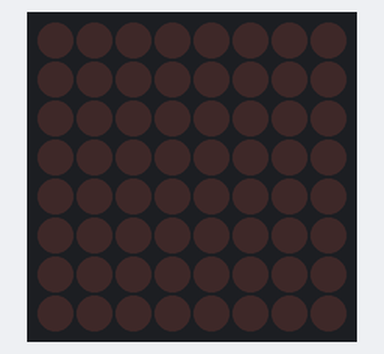
Recording of a program running on a simulated ATmega328P, built with avr-gcc and emulated at 8 MHz. On the bench: 8×8 LED matrix. Wiring (inferred from the names in the program): MAX7219 LED driver (orientation assumed): CS PB2.

Above: at 2.1 s.
At 3.1 s:
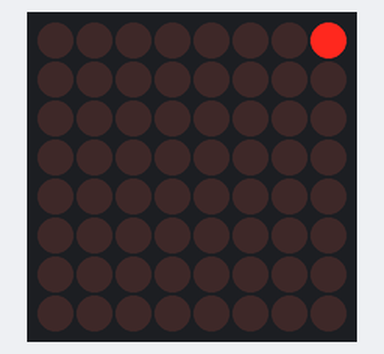
At 4.1 s:
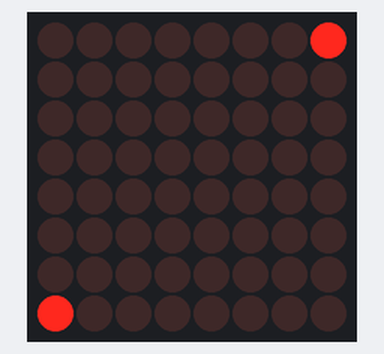

Measured:
- by itself, everything shown: repeats every 4.1 s, in 5 steps
- what the display in image 1 shows lasts 1.0 s, from 3.1 s to 4.1 s

The program:

main.c
```c
/*
 * Ver 2 - test run on 8x8 matrix - working 21/6/22 at 4MHz SPI on baremetal ATMEGA328P
 * Ver 1 - SD_basics_part_1_SPI.c
 *
 * Part 1 - This code is the first layer - hardware - to talk to a SD card.
 * For proof of SPI function I created Ver 2
 *
 * This code is not elegant, and not compact.  Its built for ease of understanding.
 *
 * For the purposes of this testing Im using an ARMEGA328P baremetal, programmed with USBASP
 * along with a typical MAX7219 driving a 1088AS 8x8 LED matrix - example
 * https://www.jaycar.com.au/arduino-compatible-8-x-8-led-dot-matrix-module/p/XC4499 or
 * https://www.altronics.com.au/p/z0975-8-x-8-red-led-matrix-display/
 * the 2 displays are identical except the rows and columns are transposed
 *
 * Created: 12/06/2022 10:57:07 AM
 * Author : Happymacer
 */

#include <avr/io.h>
#include <avr/interrupt.h>
#include <util/delay.h>

#define CS   PORTB2
#define MOSI PORTB3
#define MISO PORTB4
#define SCK  PORTB5
#define DDR_SPI DDRB
#define CS_ENABLE()     PORTB &= ~(1<<CS)// make CS active - ie low
#define CS_DISABLE()    PORTB |= (1<<CS) // make CS inactive - ie high


ISR(SPI_STC_vect)
{
	// this interrupt routine is triggered at the end of a MISO transfer.  It should transfer the
	// data in SPDR register to the input data variable.  If used, then turn on SPIE of SPCR register

	// not used in this case

	reti();
}

uint8_t SPIexchange (uint8_t data)
	{
		// This subroutine does not trigger the data transfer - this must be done by the calling routine
		// by taking the CS line low to transfer and high to disable the slave

		// To receive data from the slave, the master must send data too as that generates the clock

		// SPDR = SPI data register - is the data to be sent or received
		// put data into the register
		SPDR = data;
		// now poll for the receive flag being set and move on when set
		// SPSR = SPI status register - default is 0b00000000 so when SPIF gets set the polling ends
		while (!(SPSR & (1<<SPIF)));
		// return the result
		return SPDR;
	}


void init_SPI()
{
	sei();
	//SREG = (1<<GIE); // enable global interrupts
	DDR_SPI = (1<<CS)|(1<<MOSI)|(1<<SCK);
	// SPCR = SPI Control register - set up as follows: SPI enable, MSB first, master mode, fosc/2 = 8000000/2 = 4MHz
	SPCR = (1<<SPE)|(1<<MSTR);
	SPSR = (1<<SPI2X); // for fosc/2 freq SPI2x must be logic 1
}

int main(void)
{
    init_SPI();
    // the 8x8 matrix ROWS are connected to the digit outputs (ie each column represents 1 digit)
    // the 8x8 matrix columns are connected to the segment outputs
    // data is latched on the rising edge of /CS
    // MSB is sent first, D15-D12 dont care, D11-D8 digit address
    // LSB is segment data
    // data is sent in 2 batches of 8 bits

    uint8_t TX_data; // data to send

	// when the MAX7219 chip powers up it does not set the data registers to 0.
	// clear the screen
	for (int j = 1; j<9; j++)
	{
		CS_ENABLE();
		TX_data = j;
		SPIexchange (TX_data);
		TX_data = 0b00000000;
		SPIexchange (TX_data);
		CS_DISABLE();
	}

	// set the MAX7219 led intensity
	CS_ENABLE();
	TX_data = 0b00001010; // select intensity register
	SPIexchange (TX_data);
	TX_data = 0b00000000; // minimum on
	SPIexchange (TX_data);
	CS_DISABLE();

    // set MAX7219 chip to no decode option
    CS_ENABLE();
    TX_data = 0b00001001; // select decode mode register
    SPIexchange (TX_data);
    TX_data = 0b00000000; // set it to all 0 - no decode
    SPIexchange (TX_data);
    CS_DISABLE();

    // set MAX7219 chip scan limit
    CS_ENABLE();
    TX_data = 0b00001011; // select decode mode register
    SPIexchange (TX_data);
    TX_data = 0b00000111; // all digits
    SPIexchange (TX_data);
    CS_DISABLE();

    // then setup MAX7219 chip to end Shutdown mode
    CS_ENABLE();
    TX_data = 0b00001100; // select decode mode register
    SPIexchange (TX_data);
    TX_data = 0b00000001;
    SPIexchange (TX_data);
    CS_DISABLE();

	// set the screen data
	for (int j = 1; j<9; j++)
	{
		for (int i = 0; i<256; ++i)
		{
			CS_ENABLE();
			TX_data = j; // use digit J (COLUMN)
			SPIexchange (TX_data);
			TX_data = i; // binary count
			SPIexchange (TX_data);
			CS_DISABLE();
			_delay_ms(1);
		}
	}

    while (1)
    {

    // Example code 1 : use Shutdown mode to flash the screen
    //CS_ENABLE();
    //TX_data = 0b00001100; // select shutdown register
    //SPIexchange (TX_data);
    //TX_data = 0b00000000;
    //SPIexchange (TX_data);
    //CS_DISABLE();
	//_delay_ms(1000);
	//CS_ENABLE();
	//TX_data = 0b00001100; // select shutdown register
	//SPIexchange (TX_data);
	//TX_data = 0b00000001;
	//SPIexchange (TX_data);
	//CS_DISABLE();
	//_delay_ms(1000);

	// Example code 2: Clear the screen, then write to a specific LED
	for (int j = 1; j<9; j++)
	{
		CS_ENABLE();
		TX_data = j;
		SPIexchange (TX_data);
		TX_data = 0b00000000;
		SPIexchange (TX_data);
		CS_DISABLE();
	}
	_delay_ms(1000); //just wait so the clear is noticeable

	// Illuminate LED at 0 col across and 0 rows down (0,0) is top left
	CS_ENABLE();
	TX_data = 0b00000001; // use digit 0, thats register 1
	SPIexchange (TX_data);
	TX_data = 0b00000001; // use row 0
	SPIexchange (TX_data);
	CS_DISABLE();
	_delay_ms(1000);

	// Illuminate LED at 7 col across and 7 rows down (7,7) is bottom right
	CS_ENABLE();
	TX_data = 0b00001000; // use digit 7, thats register 8
	SPIexchange (TX_data);
	TX_data = 0b10000000; // use row 0
	SPIexchange (TX_data);
	CS_DISABLE();
	_delay_ms(1000);

	// Illuminate LED at 5 col across and 7 rows down - it flashes due to the while loop
	CS_ENABLE();
	TX_data = 0b00000110; // use digit 5 (column 6)
	SPIexchange (TX_data);
	TX_data = 0b10001101; // use row 7 - the bit order is bit 0 is row 0, bit 7 is row 7
	SPIexchange (TX_data);
	CS_DISABLE();
	_delay_ms(1000);

	// run down a column
	uint8_t Led[8]= {0b00000001, 0b00000010, 0b00000100, 0b00001000, 0b00010000, 0b00100000, 0b01000000, 0b10000000};
	for (int i=0; i<8; i++)
	{
		CS_ENABLE();
		TX_data = 0b00000110; // use digit 5 (column 0)
		SPIexchange (TX_data);
		TX_data = Led[i];
		SPIexchange (TX_data);
		CS_DISABLE();
		_delay_ms(1);
	}

	// run across a row
	for (int i=1; i<9; i++)
	{
		//erase the last led
		CS_ENABLE();
		TX_data = i-1;
		SPIexchange (TX_data);
		TX_data = 0b00000000; // use row 3 - have to erase the last bit before writing the next
		SPIexchange (TX_data);
		CS_DISABLE();

		CS_ENABLE();
		TX_data = i;
		SPIexchange (TX_data);
		TX_data = 0b00000100; // use row 3
		SPIexchange (TX_data);
		CS_DISABLE();
		_delay_ms(10);
	}
	}
}
```
